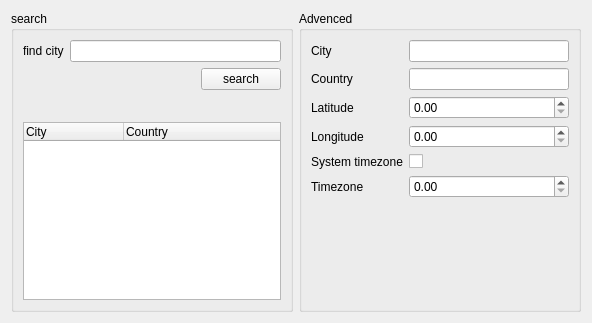
<?xml version="1.0" encoding="UTF-8"?>
<ui version="4.0">
 <class>LocationSettings</class>
 <widget class="QWidget" name="LocationSettings">
  <property name="geometry">
   <rect>
    <x>0</x>
    <y>0</y>
    <width>592</width>
    <height>323</height>
   </rect>
  </property>
  <property name="windowTitle">
   <string>Location</string>
  </property>
  <layout class="QHBoxLayout" name="horizontalLayout_2">
   <item>
    <widget class="QGroupBox" name="searchBox">
     <property name="maximumSize">
      <size>
       <width>16777215</width>
       <height>16777215</height>
      </size>
     </property>
     <property name="title">
      <string>search</string>
     </property>
     <layout class="QVBoxLayout" name="verticalLayout">
      <item>
       <layout class="QHBoxLayout" name="horizontalLayout_3">
        <item>
         <widget class="QLabel" name="label_7">
          <property name="text">
           <string>find city</string>
          </property>
         </widget>
        </item>
        <item>
         <widget class="QLineEdit" name="findCityEdit"/>
        </item>
       </layout>
      </item>
      <item>
       <layout class="QHBoxLayout" name="horizontalLayout">
        <item>
         <spacer name="horizontalSpacer">
          <property name="orientation">
           <enum>Qt::Horizontal</enum>
          </property>
          <property name="sizeHint" stdset="0">
           <size>
            <width>40</width>
            <height>20</height>
           </size>
          </property>
         </spacer>
        </item>
        <item>
         <widget class="QPushButton" name="searchButton">
          <property name="text">
           <string>search</string>
          </property>
         </widget>
        </item>
       </layout>
      </item>
      <item>
       <spacer name="verticalSpacer">
        <property name="orientation">
         <enum>Qt::Vertical</enum>
        </property>
        <property name="sizeHint" stdset="0">
         <size>
          <width>20</width>
          <height>40</height>
         </size>
        </property>
       </spacer>
      </item>
      <item>
       <widget class="QTreeWidget" name="resultView">
        <column>
         <property name="text">
          <string>City</string>
         </property>
        </column>
        <column>
         <property name="text">
          <string>Country</string>
         </property>
        </column>
       </widget>
      </item>
     </layout>
    </widget>
   </item>
   <item>
    <widget class="QGroupBox" name="advancedBox">
     <property name="title">
      <string>Advenced</string>
     </property>
     <layout class="QFormLayout" name="formLayout">
      <item row="0" column="0">
       <widget class="QLabel" name="label">
        <property name="text">
         <string>City</string>
        </property>
       </widget>
      </item>
      <item row="0" column="1">
       <widget class="QLineEdit" name="cityEdit"/>
      </item>
      <item row="1" column="0">
       <widget class="QLabel" name="label_2">
        <property name="text">
         <string>Country</string>
        </property>
       </widget>
      </item>
      <item row="1" column="1">
       <widget class="QLineEdit" name="countryEdit"/>
      </item>
      <item row="2" column="0">
       <widget class="QLabel" name="label_3">
        <property name="text">
         <string>Latitude</string>
        </property>
       </widget>
      </item>
      <item row="2" column="1">
       <widget class="QDoubleSpinBox" name="latitudeEdit"/>
      </item>
      <item row="3" column="0">
       <widget class="QLabel" name="label_4">
        <property name="text">
         <string>Longitude</string>
        </property>
       </widget>
      </item>
      <item row="3" column="1">
       <widget class="QDoubleSpinBox" name="longitudeEdit"/>
      </item>
      <item row="4" column="0">
       <widget class="QLabel" name="label_6">
        <property name="text">
         <string>System timezone</string>
        </property>
       </widget>
      </item>
      <item row="4" column="1">
       <widget class="QCheckBox" name="useSystemTZEdit">
        <property name="text">
         <string/>
        </property>
       </widget>
      </item>
      <item row="5" column="0">
       <widget class="QLabel" name="label_5">
        <property name="text">
         <string>Timezone</string>
        </property>
       </widget>
      </item>
      <item row="5" column="1">
       <widget class="QDoubleSpinBox" name="timezoneEdit"/>
      </item>
     </layout>
    </widget>
   </item>
  </layout>
 </widget>
 <resources/>
 <connections/>
</ui>
